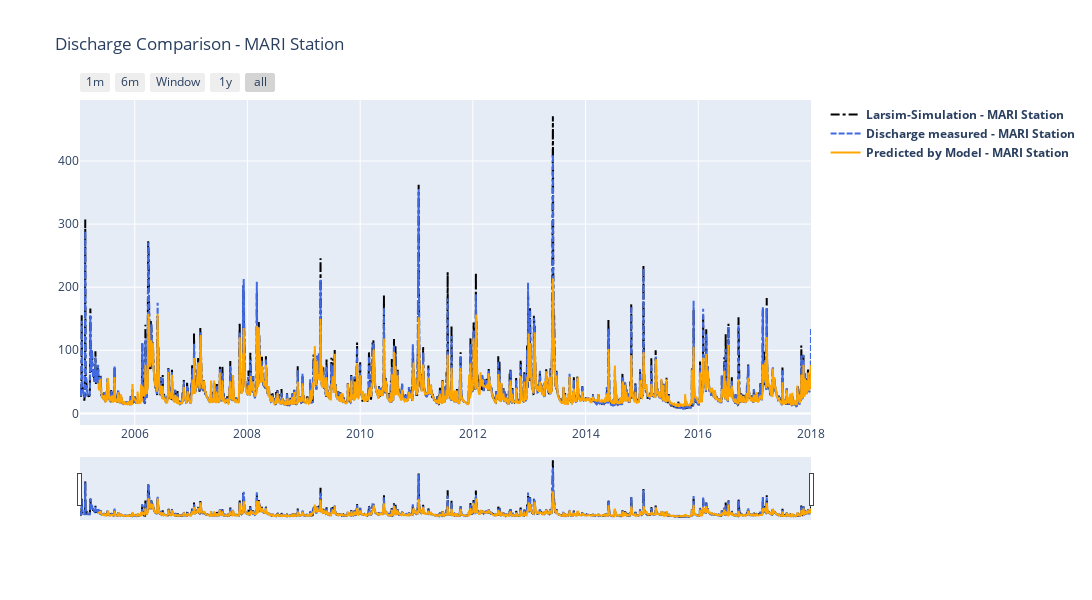

The cell this chart's notebook holds for it:
### Code cell
# Plot Discharge for complete Period (interpolated)
# Plot Discharge for complete Period (interpolated)
fig = go.Figure()
fig.add_trace(go.Scatter(x=Larsim_simulations.index, y=Larsim_simulations['MARI'], name= '<b>Larsim-Simulation - MARI Station</b>', opacity=1, mode='lines', line=go.scatter.Line(color= "black", dash='dashdot')))
fig.add_trace(go.Scatter(x=DATA.index, y=DATA['q']['MARI'], name= '<b>Discharge measured - MARI Station</b>', opacity=1, mode='lines', line=go.scatter.Line(color= "royalblue", dash='6,2')))
fig.add_trace(go.Scatter(x=df['q'].iloc[WINDOW_SIZE:,-1].index, y=predicted_y_inversed, name = '<b>Predicted by Model - MARI Station</b>', opacity=1, mode='lines', line=go.scatter.Line(color= "orange")))

fig.update_layout(xaxis=dict(rangeselector=dict(buttons=list([dict(count=1,label="1m",step="month",stepmode="backward"),dict(count=6,label="6m",step="month",stepmode="backward"),dict(count=WINDOW_SIZE,label="Window",step="day",stepmode="backward"),dict(count=1,label="1y",step="year",stepmode="backward"),dict(step="all")]))),
title_text="Discharge Comparison - MARI Station", xaxis_rangeslider_visible=True, yaxis_autorange= True, yaxis_fixedrange=False, width= 1300,height=600)
fig.show()

### Figure 1 — Plotly figure (JSON) as saved in the notebook; plotly's stock layout.template omitted (floating-point values rounded to 4 significant figures; data arrays with more than 128 entries replaced by an {"elided": "..."} marker saying what was removed)
{"data": [{"line": {"color": "black", "dash": "dashdot"}, "mode": "lines", "name": "<b>Larsim-Simulation - MARI Station</b>", "opacity": 1, "type": "scatter", "x": {"elided": "4739 str values"}, "y": {"elided": "4739 float values"}}, {"line": {"color": "royalblue", "dash": "6,2"}, "mode": "lines", "name": "<b>Discharge measured - MARI Station</b>", "opacity": 1, "type": "scatter", "x": {"elided": "4739 str values"}, "y": {"elided": "4739 float values"}}, {"line": {"color": "orange"}, "mode": "lines", "name": "<b>Predicted by Model - MARI Station</b>", "opacity": 1, "type": "scatter", "x": {"elided": "4619 str values"}, "y": {"elided": "4619 float values"}}], "layout": {"height": 600, "title": {"text": "Discharge Comparison - MARI Station"}, "width": 1300, "xaxis": {"rangeselector": {"buttons": [{"count": 1, "label": "1m", "step": "month", "stepmode": "backward"}, {"count": 6, "label": "6m", "step": "month", "stepmode": "backward"}, {"count": 120, "label": "Window", "step": "day", "stepmode": "backward"}, {"count": 1, "label": "1y", "step": "year", "stepmode": "backward"}, {"step": "all"}]}, "rangeslider": {"visible": true}}, "yaxis": {"autorange": true, "fixedrange": false}}}
